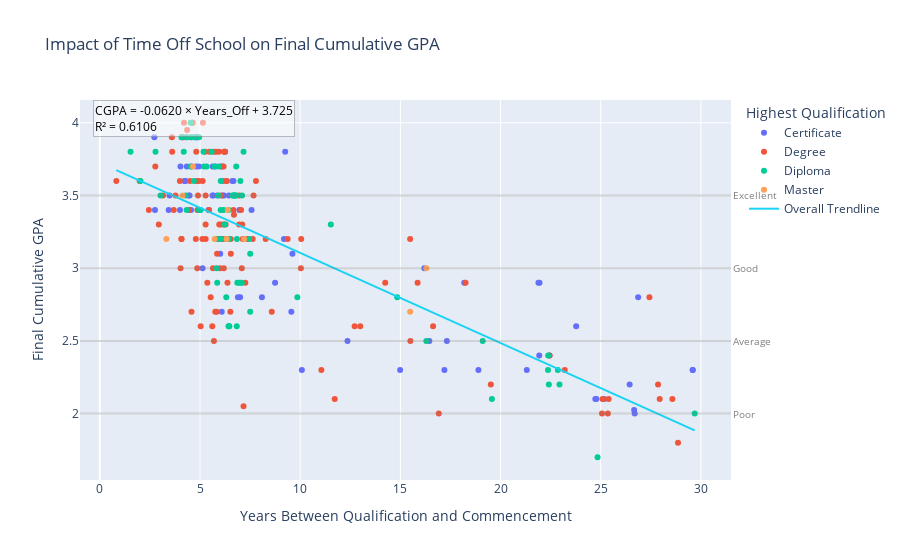

Notebook source saved alongside this figure:
### Markdown cell above
## **Chart 2: Impact of Time Off School on Final Cumulative GPA (Scatter Plot)**

### Code cell
import pandas as pd
import plotly.express as px
import numpy as np
from scipy import stats

# --- 1. Ensure 'Years_Off_School' column exists ---
if 'Years_Off_School' not in df.columns:
    print("Calculating 'Years_Off_School' column...")
    df['COMMENCEMENT DATE'] = pd.to_datetime(df['COMMENCEMENT DATE'], errors='coerce')
    df['DATE ATTAINED HIGHEST QUALIFICATION'] = pd.to_datetime(df['DATE ATTAINED HIGHEST QUALIFICATION'], errors='coerce')
    time_difference = df['COMMENCEMENT DATE'] - df['DATE ATTAINED HIGHEST QUALIFICATION']
    df['Years_Off_School'] = time_difference / pd.to_timedelta('365.25D')

# --- 2. Prepare Data for Plotting ---
student_final_performance = df.drop_duplicates(subset='STUDENT ID', keep='last').copy()

student_final_performance.dropna(subset=['Years_Off_School', 'CUMULATIVE_GPA'], inplace=True)
student_final_performance = student_final_performance[
    (student_final_performance['Years_Off_School'] >= 0) &
    (student_final_performance['Years_Off_School'] <= 30)
]

# --- 3. Calculate Regression Equation ---
# Calculate regression statistics
x = student_final_performance['Years_Off_School']
y = student_final_performance['CUMULATIVE_GPA']
slope, intercept, r_value, p_value, std_err = stats.linregress(x, y)

# Format equation
if intercept >= 0:
    equation_text = f"CGPA = {slope:.4f} × Years_Off + {intercept:.3f}"
else:
    equation_text = f"CGPA = {slope:.4f} × Years_Off - {abs(intercept):.3f}"

# Add R² value
r_squared = r_value ** 2
equation_with_r2 = f"{equation_text}<br>R² = {r_squared:.4f}"

# --- 4. Define Performance Thresholds ---
category_thresholds = {
    "Excellent": 3.5,
    "Good": 3.0,
    "Average": 2.5,
    "Poor": 2.0
}

# --- 5. Create Scatter Plot ---
print("Generating scatter plot of 'Years Off School' vs. Final Cumulative GPA...")

fig = px.scatter(
    student_final_performance,
    x='Years_Off_School',
    y='CUMULATIVE_GPA',
    color='HIGHEST QUALIFICATION',  # Keep dots colored by qualification
    trendline='ols',  # Single global trendline
    trendline_scope='overall',  # Ensures only one trendline
    title='Impact of Time Off School on Final Cumulative GPA',
    labels={
        'Years_Off_School': 'Years Between Qualification and Commencement',
        'CUMULATIVE_GPA': 'Final Cumulative GPA',
        'HIGHEST QUALIFICATION': 'Highest Qualification'
    }
)

# Customize hover
fig.update_traces(
    selector=dict(mode='markers'),
    hovertemplate='<b>Years Off</b>: %{x:.1f}'
                  '<br><b>Final CGPA</b>: %{y:.2f}'
                  '<br><b>Qualification</b>: %{fullData.name}'
                  '<extra></extra>'
)

# --- 6. Add Regression Equation to Graph ---
fig.add_annotation(
    x=0.02, y=1,
    xref='paper', yref='paper',
    text=equation_with_r2,
    showarrow=False,
    align='left',
    yanchor='top',  # Anchor the top of the annotation to y=1.0
    bgcolor='rgba(255,255,255,0.5)',
    bordercolor='rgba(128,128,128,0.5)',
    borderwidth=1,
    font=dict(size=12, color='black')
)

# --- 7. Add Subtle Solid Threshold Lines ---
for category, value in category_thresholds.items():
    fig.add_hline(
        y=value,
        line_dash="solid",  # Solid lines
        line_color="gray",
        opacity=0.3,  # Less visible
        annotation_text=category,
        annotation_position="right",
        annotation_font=dict(color="gray", size=10)
    )

# Show plot
fig.show()

### Figure 1 — Plotly figure (JSON) as saved in the notebook; plotly's stock layout.template omitted (floating-point values rounded to 4 significant figures; data arrays with more than 128 entries replaced by an {"elided": "..."} marker saying what was removed)
{"data": [{"hovertemplate": "<b>Years Off</b>: %{x:.1f}<br><b>Final CGPA</b>: %{y:.2f}<br><b>Qualification</b>: %{fullData.name}<extra></extra>", "legendgroup": "Certificate", "marker": {"color": "#636efa", "symbol": "circle"}, "mode": "markers", "name": "Certificate", "orientation": "v", "showlegend": true, "type": "scatter", "x": [4.274, 5.859, 24.78, 26.7, 21.95, 4.947, 9.613, 4.775, 6.193, 23.78, 4.025, 4.107, 29.6, 9.191, 6.694, 22.44, 6.439, 18.19, 21.93, 25.17, 6.114, 4.219, 26.44, 24.73, 26.67, 21.89, 4.931, 9.558, 2.721, 6.138, 29.59, 12.36, 2.752, 5.777, 6.617, 4.945, 4.553, 4.58, 7.001, 4, 5.916, 10.08, 7.573, 5.656, 17.32, 14.99, 4.854, 3.436, 6.007, 8.09, 4.841, 5.426, 6.669, 9.251, 8.747, 6.051, 4.799, 6.965, 5.632, 4.331, 4.917, 6.084, 6.084, 6.256, 5.624, 26.87, 17.2, 16.45, 16.2, 4.342, 4.427, 5.128, 3.477, 18.9, 4.479, 6.891, 21.31], "xaxis": "x", "y": [3.6, 3.5, 2.1, 2, 2.9, 3.4, 3.1, 3.9, 3.5, 2.6, 3.7, 3.9, 2.3, 3.2, 3.5, 2.4, 3.5, 2.9, 2.4, 2.1, 3.6, 3.6, 2.2, 2.1, 2.025, 2.9, 3.4, 2.7, 3.9, 3.5, 2.3, 2.5, 3.4, 3.7, 3.6, 3.7, 3.4, 3.7, 2.8, 3.4, 3.2, 2.3, 3.4, 3.5, 2.5, 2.3, 3.9, 3.4, 3.1, 2.8, 3.9, 3.4, 3.6, 3.8, 2.9, 3.7, 3.7, 3.4, 3.7, 3.9, 3.4, 3.2, 2.7, 3.8, 3.5, 2.8, 2.3, 2.5, 3, 3.7, 3.5, 3, 3.5, 2.3, 3.5, 2.8, 2.3], "yaxis": "y"}, {"hovertemplate": "<b>Years Off</b>: %{x:.1f}<br><b>Final CGPA</b>: %{y:.2f}<br><b>Qualification</b>: %{fullData.name}<extra></extra>", "legendgroup": "Degree", "marker": {"color": "#EF553B", "symbol": "circle"}, "mode": "markers", "name": "Degree", "orientation": "v", "showlegend": true, "type": "scatter", "x": [6.694, 3.691, 6.177, 6.341, 5.851, 5.947, 4.2, 15.86, 27.86, 6.053, 2.768, 7.63, 16.92, 14.25, 6.667, 7.086, 5.832, 5.279, 5.613, 5.032, 7.173, 5.257, 5.96, 7.129, 4.791, 6.371, 6.538, 7.792, 5.706, 6.954, 4.539, 9.374, 6.283, 6.198, 5.451, 5.284, 5.366, 4.871, 5.533, 6.111, 6.278, 4.945, 8.279, 5.279, 4.608, 18.26, 25.09, 5.76, 4.813, 25.07, 5.645, 6.311, 5.144, 11.72, 11.06, 25.4, 7.395, 4.827, 4.077, 3.995, 6.16, 8.58, 4.454, 10.03, 6.951, 5.117, 7.671, 19.52, 6.513, 7.264, 5.695, 27.95, 3.611, 3.778, 0.8214, 4.071, 1.988, 3.154, 4.575, 2.448, 4.03, 2.943, 25.36, 4.632, 12.72, 16.63, 10.05, 5.802, 5.131, 6.13, 28.58, 5.996, 23.21, 6.037, 7.362, 6.535, 22.45, 4.496, 5.47, 4.162, 13.0, 5.999, 15.5, 4.862, 27.43, 15.49, 6.24, 4.901, 3.595, 7.05, 7.107, 6.188, 28.86, 4.356], "xaxis": "x", "y": [3.367, 3.4, 3.7, 3.6, 3.1, 3.8, 4, 2.9, 2.2, 3.5, 3.7, 3.2, 2, 2.9, 3.4, 3, 2.7, 3.3, 2.6, 2.6, 2.05, 3.8, 3.3, 3.2, 3.2, 2.9, 3.1, 3.6, 3.8, 3.5, 3.9, 3.2, 3.6, 3.8, 3.4, 3.2, 2.9, 3.4, 2.8, 3.7, 3.3, 3.6, 3.2, 3.5, 4, 2.9, 2.1, 2.7, 3.8, 2, 3, 3.2, 4, 2.1, 2.3, 2.1, 3.2, 3.6, 3.2, 3.6, 3.3, 2.7, 3.4, 3, 3.3, 3.2, 3.5, 2.2, 2.7, 2.9, 2.5, 2.1, 3.8, 3.5, 3.6, 3.2, 3.6, 3.5, 2.7, 3.4, 3, 3.3, 2, 4, 2.6, 2.6, 3.2, 3.8, 3.6, 3.2, 2.1, 3, 2.3, 3.3, 3.2, 3.2, 2.4, 3.6, 3.8, 3.9, 2.6, 3.2, 2.5, 3, 2.8, 3.2, 3.8, 3.5, 3.9, 3.4, 3.3, 3, 1.8, 3.95], "yaxis": "y"}, {"hovertemplate": "<b>Years Off</b>: %{x:.1f}<br><b>Final CGPA</b>: %{y:.2f}<br><b>Qualification</b>: %{fullData.name}<extra></extra>", "legendgroup": "Diploma", "marker": {"color": "#00cc96", "symbol": "circle"}, "mode": "markers", "name": "Diploma", "orientation": "v", "showlegend": true, "type": "scatter", "x": [4.189, 6.861, 22.94, 5.859, 6.691, 6.776, 19.11, 2.779, 7.014, 7.173, 7.099, 4.945, 6.834, 22.41, 5.832, 9.859, 3.028, 19.57, 6.428, 5.725, 4.285, 1.53, 5.029, 11.53, 29.69, 5.331, 4.077, 4.334, 5.58, 5.832, 5.916, 5.194, 6.615, 6.031, 4.339, 7.088, 6.423, 16.3, 6.461, 6.71, 22.37, 6.037, 4.706, 5.952, 4.953, 6.951, 7.452, 4.534, 7.036, 4.693, 4.531, 6.445, 5.175, 14.84, 6.842, 6.174, 24.84, 4.561, 6.311, 6.809, 6.229, 6.809, 6.034, 6.453, 7.504, 7.504, 22.86, 2.029, 22.38], "xaxis": "x", "y": [3.8, 2.9, 2.2, 2.9, 3.5, 3.5, 2.5, 3.8, 3.6, 3.8, 3.5, 3.4, 2.6, 2.2, 3.2, 2.8, 3.5, 2.1, 3.4, 3.7, 3.5, 3.8, 3.4, 3.3, 2, 3.7, 3.9, 3.4, 3.8, 3, 3.5, 3.7, 3.5, 3.4, 3.9, 2.9, 2.6, 2.5, 2.6, 3.5, 2.3, 3.2, 3.9, 3.7, 3.9, 2.9, 3.2, 3.7, 2.9, 3.6, 4, 3.2, 3.8, 2.8, 3.2, 3.4, 1.7, 3.9, 2.8, 3.7, 3.3, 3.5, 3.6, 2.6, 2.7, 3.1, 2.3, 3.6, 2.4], "yaxis": "y"}, {"hovertemplate": "<b>Years Off</b>: %{x:.1f}<br><b>Final CGPA</b>: %{y:.2f}<br><b>Qualification</b>: %{fullData.name}<extra></extra>", "legendgroup": "Master", "marker": {"color": "#FFA15A", "symbol": "circle"}, "mode": "markers", "name": "Master", "orientation": "v", "showlegend": true, "type": "scatter", "x": [4.129, 7.201, 5.725, 6.327, 3.321, 6.385, 15.49, 4.649, 16.3], "xaxis": "x", "y": [3.5, 3.2, 3.2, 3.2, 3.2, 3.4, 2.7, 3.7, 3], "yaxis": "y"}, {"hovertemplate": "<b>OLS trendline</b><br>CUMULATIVE_GPA = -0.061966 * Years_Off_School + 3.72464<br>R<sup>2</sup>=0.610629<br><br>Years Between Qualification and Commencement=%{x}<br>Final Cumulative GPA=%{y} <b>(trend)</b><extra></extra>", "legendgroup": "Overall Trendline", "line": {"color": "#19d3f3"}, "mode": "lines", "name": "Overall Trendline", "showlegend": true, "type": "scatter", "x": {"elided": "270 float values"}, "xaxis": "x", "y": {"elided": "270 float values"}, "yaxis": "y"}], "layout": {"annotations": [{"align": "left", "bgcolor": "rgba(255,255,255,0.5)", "bordercolor": "rgba(128,128,128,0.5)", "borderwidth": 1, "font": {"color": "black", "size": 12}, "showarrow": false, "text": "CGPA = -0.0620 × Years_Off + 3.725<br>R² = 0.6106", "x": 0.02, "xref": "paper", "y": 1, "yanchor": "top", "yref": "paper"}, {"font": {"color": "gray", "size": 10}, "showarrow": false, "text": "Excellent", "x": 1, "xanchor": "left", "xref": "x domain", "y": 3.5, "yanchor": "middle", "yref": "y"}, {"font": {"color": "gray", "size": 10}, "showarrow": false, "text": "Good", "x": 1, "xanchor": "left", "xref": "x domain", "y": 3, "yanchor": "middle", "yref": "y"}, {"font": {"color": "gray", "size": 10}, "showarrow": false, "text": "Average", "x": 1, "xanchor": "left", "xref": "x domain", "y": 2.5, "yanchor": "middle", "yref": "y"}, {"font": {"color": "gray", "size": 10}, "showarrow": false, "text": "Poor", "x": 1, "xanchor": "left", "xref": "x domain", "y": 2, "yanchor": "middle", "yref": "y"}], "legend": {"title": {"text": "Highest Qualification"}, "tracegroupgap": 0}, "shapes": [{"line": {"color": "gray", "dash": "solid"}, "opacity": 0.3, "type": "line", "x0": 0, "x1": 1, "xref": "x domain", "y0": 3.5, "y1": 3.5, "yref": "y"}, {"line": {"color": "gray", "dash": "solid"}, "opacity": 0.3, "type": "line", "x0": 0, "x1": 1, "xref": "x domain", "y0": 3, "y1": 3, "yref": "y"}, {"line": {"color": "gray", "dash": "solid"}, "opacity": 0.3, "type": "line", "x0": 0, "x1": 1, "xref": "x domain", "y0": 2.5, "y1": 2.5, "yref": "y"}, {"line": {"color": "gray", "dash": "solid"}, "opacity": 0.3, "type": "line", "x0": 0, "x1": 1, "xref": "x domain", "y0": 2, "y1": 2, "yref": "y"}], "title": {"text": "Impact of Time Off School on Final Cumulative GPA"}, "xaxis": {"anchor": "y", "domain": [0, 1], "title": {"text": "Years Between Qualification and Commencement"}}, "yaxis": {"anchor": "x", "domain": [0, 1], "title": {"text": "Final Cumulative GPA"}}}}
